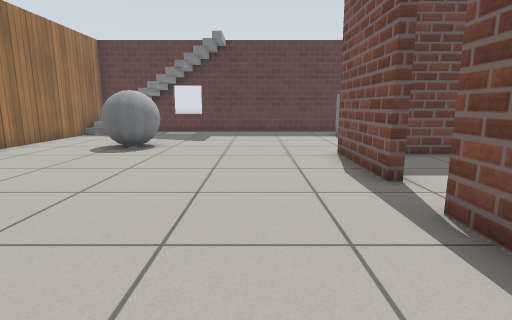
[1] (above)

19 first-person views from a walk through a world built for the Gazebo simulator. The camera is 0.72 m above the floor, tilts 10° down and sees 80° across. The floor is counted in squares, 0.5 m on a side. Each view is taken from the middle of a square. On the plan, view 1 faces up. The plan holds only what a view shows up to about 14 squares ahead; the rest is blank. Gazebo's built-in surfaces are drawn with simple patterns.

[2]
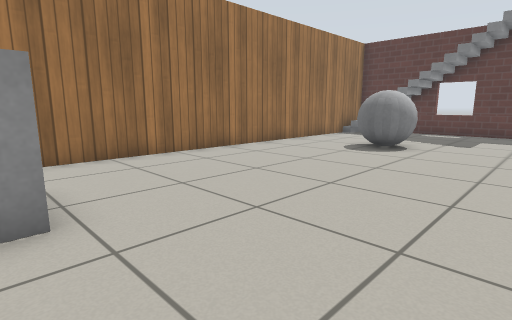

[3]
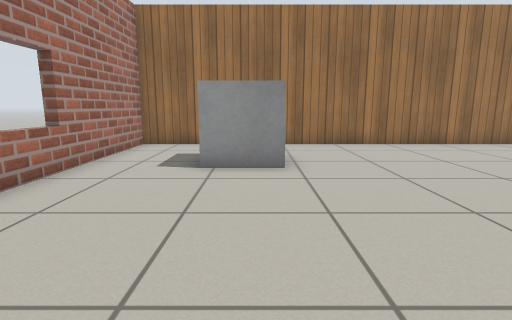

[4]
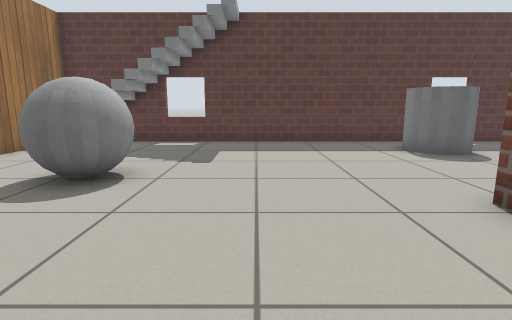

[5]
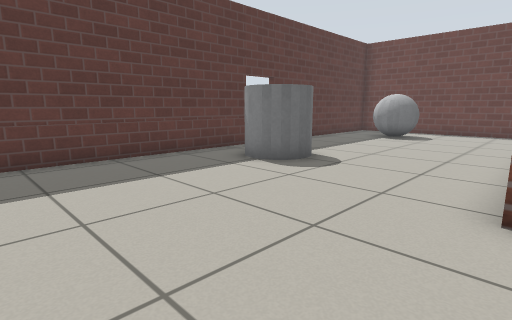

[6]
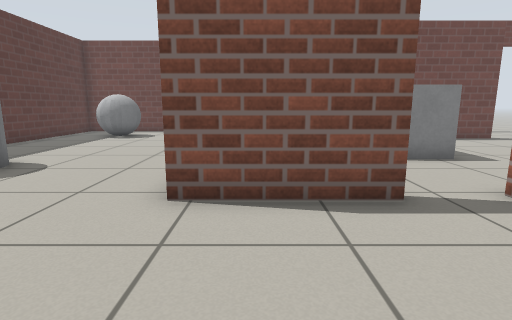

[7]
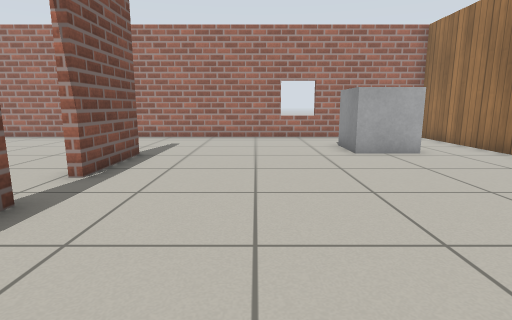

[8]
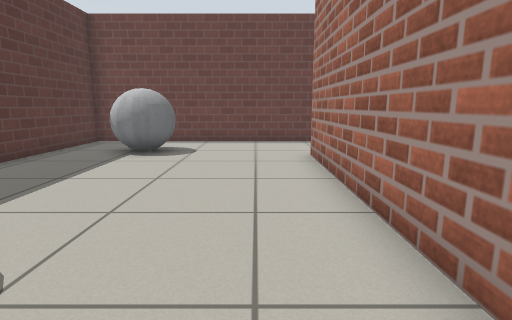

[9]
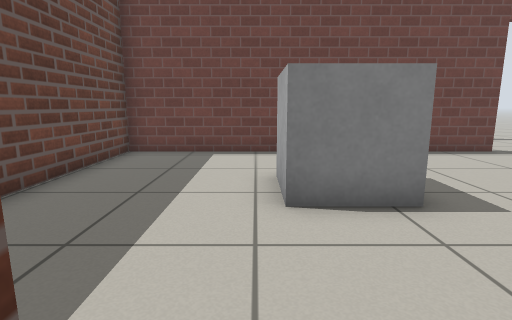

[10]
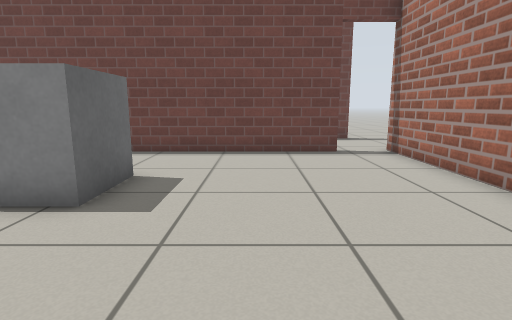

[11]
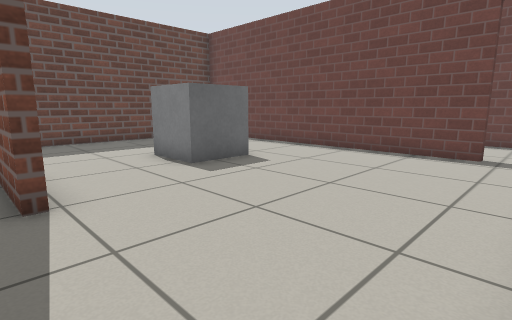

[12]
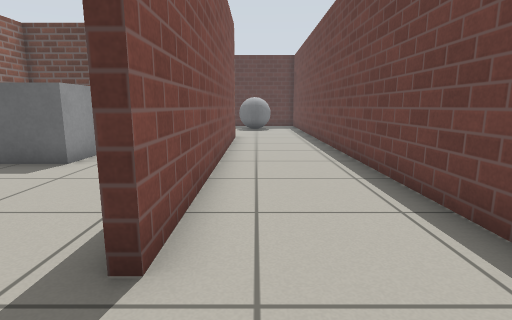

[13]
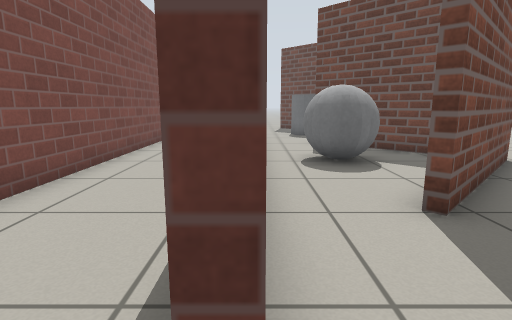

[14]
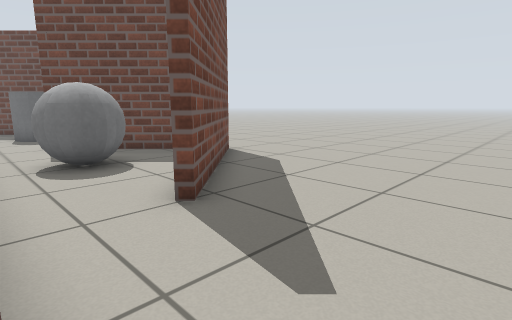

[15]
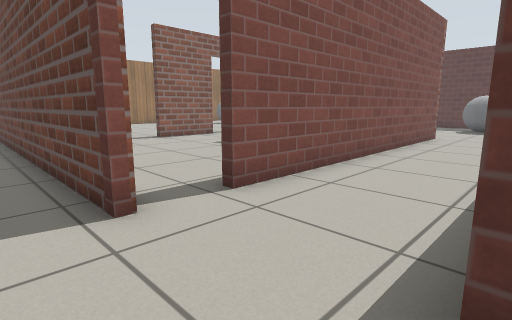

[16]
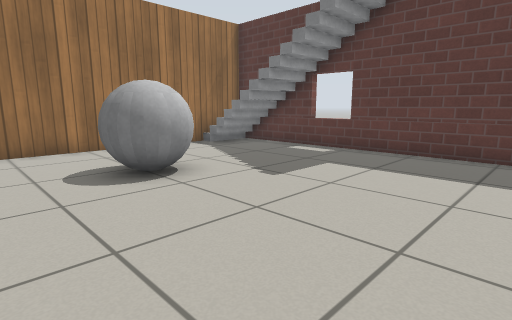

[17]
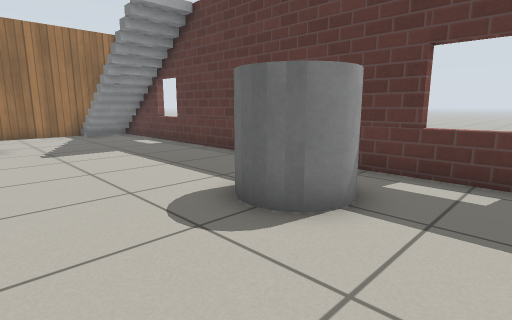

[18]
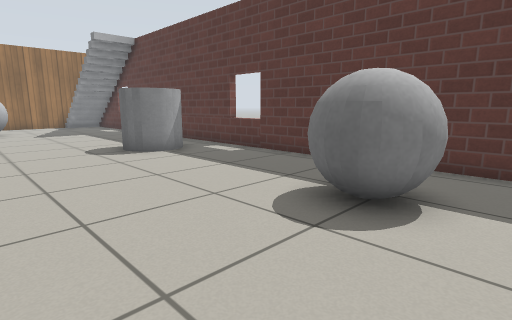

[19]
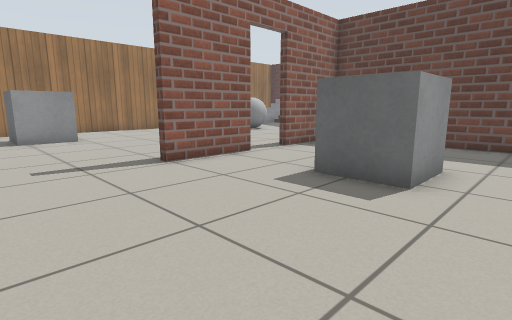

### Floor plan
Key: @ floor where view 1 was taken; # wall or solid block; . floor; D open door; = window, fence, low wall or low ledge; B grey ball; S stairs; G grey box; C grey cylinder.
Columns run from 9 left of view 1 to 24 right of it. Each row starts with its distance up from view 1.
 18 ################=#########
 17 #SSSSSS..................#
 16 #SSSSSS.......C..........#
 15 #............C C.....BBB.#
 14 #.............C......BBB.#
 13 #........................#
 12 #... B...................#
 11 #...BB...................#.C
 10 #...BB...................#..C
  9 #...........##########...#..
  8 #...........#........#...#..
  7 #...........#........#...#..#
  6 #...........#........#...#..##
  5 #...........D........#...#...##
  4 #...........D...GG...#...#.BB.##
  3 #...........#...GG...#...#.BB..#..
  2 #...........#........#...#....##..
  1 #...........#........#...#...##...
  0 #..GGG...@...........#...#..##....
 -1 #..GGG...............#...#..#.....
 -2 #....................#...#........
 -3 #....................D...#........
 -4 #....................D...#........
 -5 ######=###############.... ......
 -6                   ........

Where each view was taken, in squares from view 1:
view 1: 0 up, 0 right, facing up
view 2: 0 up, 0 right, facing up-left
view 3: 0 up, 3 right, facing left
view 4: 5 up, 1 left, facing up
view 5: 9 up, 2 left, facing up-right
view 6: 8 up, 2 left, facing right
view 7: 10 up, 1 left, facing down
view 8: 11 up, 3 right, facing right
view 9: 5 up, 2 right, facing right
view 10: 0 up, 2 right, facing right
view 11: 4 down, 2 right, facing up-right
view 12: 5 down, 13 right, facing up
view 13: 5 down, 16 right, facing up
view 14: 5 down, 16 right, facing up-right
view 15: 6 down, 16 right, facing up-left
view 16: 8 up, 2 right, facing up-left
view 17: 11 up, 8 right, facing up-left
view 18: 10 up, 15 right, facing up-left
view 19: 3 down, 10 right, facing up-left
